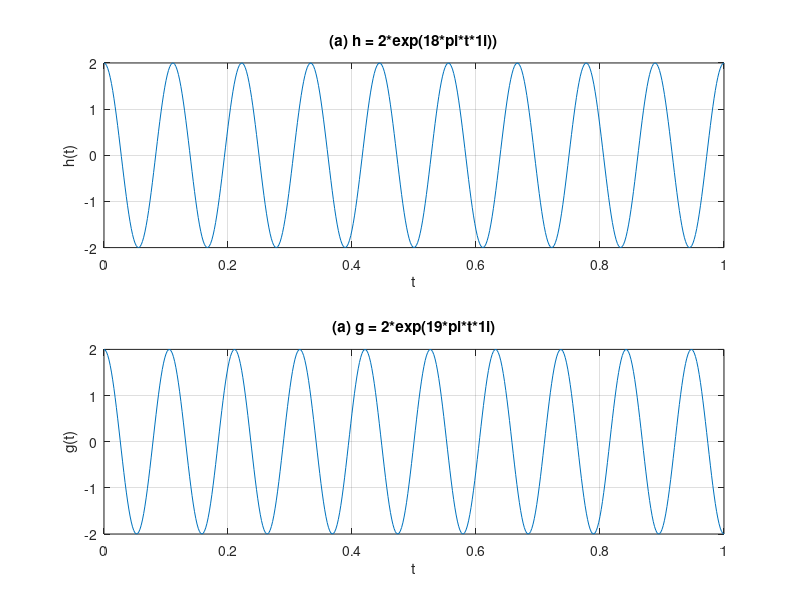
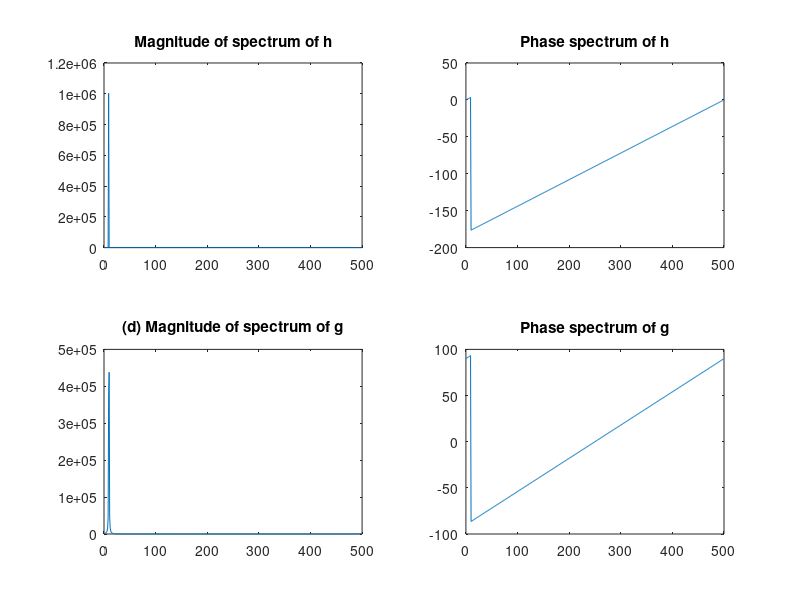

MATLAB code to generate these figures, in order:

disp('(a)');
t = 0:0.002:1; % sets up the domain
h = 2*exp(18*pi*t*1i);
subplot(211);
plot(t,h); % and plot it
xlabel('t');
ylabel('h(t)');
title('(a) h = 2*exp(18*pi*t*1i))');
grid;

g = 2*exp(19*pi*t*1i);
subplot(212);
plot(t,g); % and plot it
xlabel('t');
ylabel('g(t)');
title('(a) g = 2*exp(19*pi*t*1i)');
grid;


figure;
y1 = fft(h);
% Magnitude
m1 = y1.*conj(y1);
% Phase
p1 = unwrap(angle(y1));
y2 = fft(g);
% Magnitude
m2 = y2.*conj(y2);
% Phase
p2 = unwrap(angle(y2));


f = (0:length(y1)-1)*500/length(y1);
subplot(2,2,1);
plot(f,m1);
title('Magnitude of spectrum of h');

subplot(2,2,2);
plot(f,p1*180/pi);
title('Phase spectrum of h');


subplot(2,2,3);
plot(f,m2);
title('(d) Magnitude of spectrum of g');

subplot(2,2,4);
plot(f,p2*180/pi);
title('Phase spectrum of g');
